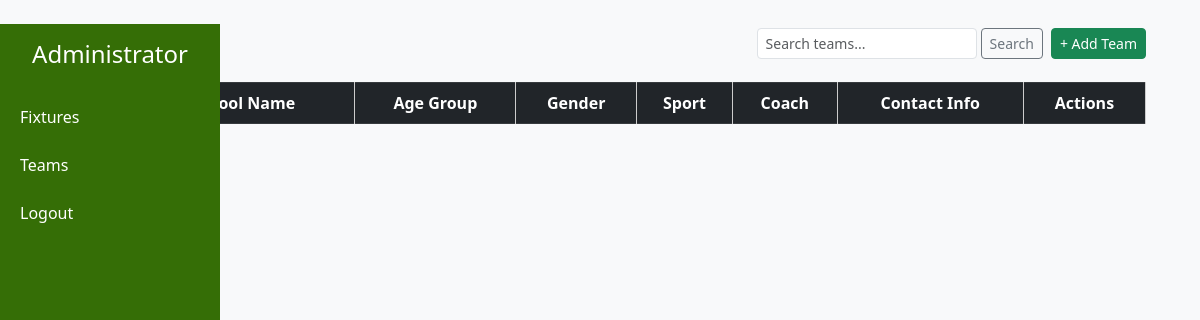
Page /current-teams/ (signed in) on the earlier database version.
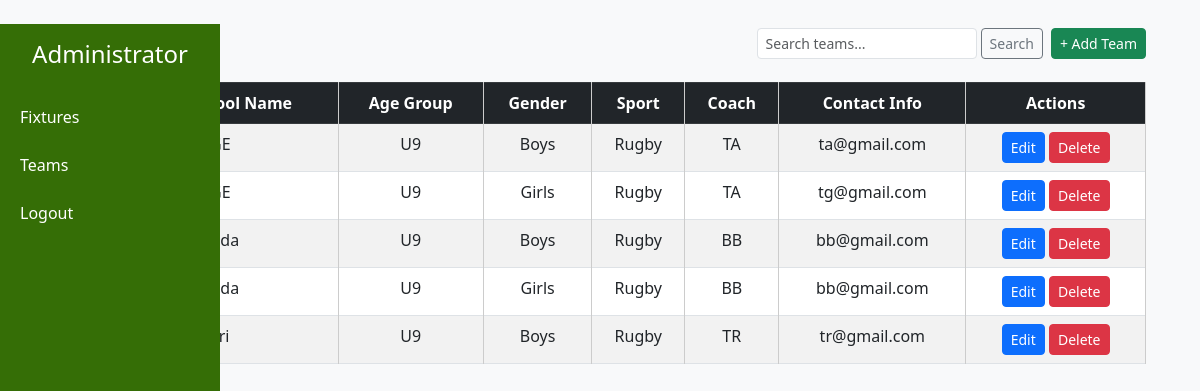
Same page on the later database version.
### teams/models.py (models this page shows, shortened)
class Teams(models.Model):
    team_name = models.CharField(max_length=200, blank=True)
    age_group = models.CharField(max_length=200, blank=True)
    gender = models.CharField(max_length=15, blank=True)
    sport = models.CharField(max_length=15, blank=True)
    coach = models.CharField(max_length=15, blank=True)
    email = models.EmailField(unique=False)
    added_on = models.DateTimeField(auto_now_add=True)

### teams/views.py (the view)
# urls.py: path('current-teams/', views.current_teams, name='current-teams'),
@login_required
def current_teams(request):
    teams = Teams.objects.all()
    return render(request, 'admin/current_teams.html', {'teams': teams})

### templates/admin/current_teams.html (shortened to what this page needs)
{% extends 'base/admin_dashboard.html' %}
{% block content %}
<div class="container mt-4">
    <div class="d-flex justify-content-between align-items-center mb-3">
        <h2 class="mb-0">Teams</h2>
        <div class="d-flex">
            <form class="d-flex me-2" method="GET" action="">
                <input type="text" name="q" class="form-control form-control-sm" placeholder="Search teams..." value="{{ request.GET.q }}">
                <button type="submit" class="btn btn-sm btn-outline-secondary ms-1">Search</button>
            </form>
            {% if user.is_authenticated %}
                <a href="{% url 'add-team' %}" class="btn btn-sm btn-success">+ Add Team</a>
            {% endif %}
        </div>
    </div>
    <table class="table table-bordered table-striped">
        <thead class="table-dark">
            <tr>
                <th>Team/School Name</th>
                <th>Age Group</th>
                <th>Gender</th>
                <th>Sport</th>
                <th>Coach</th>
                <th>Contact Info</th>
                {% if user.is_authenticated %}
                <th>Actions</th>
                {% endif %}
            </tr>
        </thead>
        <tbody>
              {% for team in teams %}
            <tr>
                <td>{{ forloop.counter }}</td>
                <td>{{ team.team_name }}</td>
                <td>{{ team.age_group }}</td>
                <td>{{ team.gender}}</td>
                <td>{{ team.sport }}</td>
                <td>{{ team.coach }}</td>
                <td>{{ team.email }}</td>
                {% if user.is_authenticated %}
                <td>
                <a href="#" class="btn btn-sm btn-primary">Edit</a>
                <a href="#" class="btn btn-sm btn-danger" onclick="return confirm('Delete this team?');">Delete</a>
                </td>
                {% endif %}
            </tr>
            {% endfor %}
        </tbody>
    </table>
</div>
{% endblock %}

Differences in the rows shown:
added Teams: age_group "U9", gender "Boys", sport "Rugby", coach "TA", email "ta@gmail.com"
added Teams: age_group "U9", gender "Girls", sport "Rugby", coach "TA", email "tg@gmail.com"
added Teams: age_group "U9", gender "Boys", sport "Rugby", coach "BB", email "bb@gmail.com"
added Teams: age_group "U9", gender "Girls", sport "Rugby", coach "BB", email "bb@gmail.com"
added Teams: age_group "U9", gender "Boys", sport "Rugby", coach "TR", email "tr@gmail.com"
